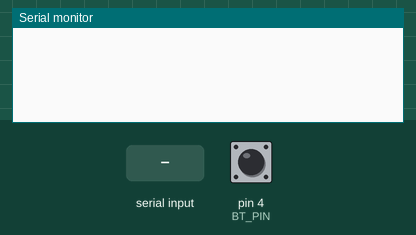
This sketch was run on a simulated Arduino Uno, built with avr-gcc and run on an emulated ATmega328P. Parts: the last lines printed to the serial monitor. Inputs (shaded band) come from the test bench; at power-on: pin 4 (BT_PIN) HIGH.

Above: at 1.2 s.
1.3 s: pin 4 (BT_PIN) pulled LOW for 1 s
At 2.7 s:
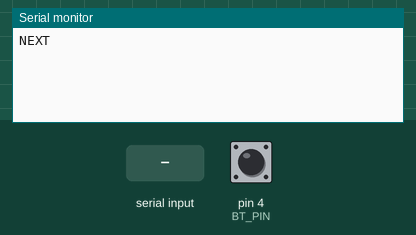
3.8 s: "1\n" received over the second serial link
At 5.0 s:
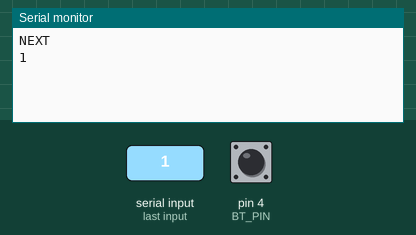
5.3 s: "0\n" received over the second serial link
At 6.4 s:
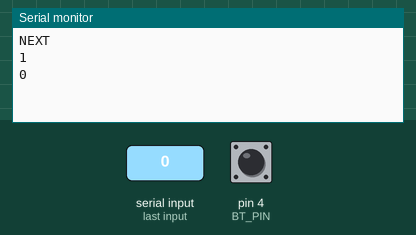

Measured:
- after the input at 1.3 s, the serial monitor: prints a new line after 0.21 s (image 1)
- after the input at 3.8 s, the serial monitor: prints a new line at once (image 2)
- after the input at 5.3 s, the serial monitor: prints a new line at once (image 3)

The sketch:

BTPedal_proto.ino
```cpp
/*
 BTPedal

 Pedal Bluetooth para cambiar de página PDF en aplicacion PDFScore (Prototipo en arduino)

 Circuito
 * Pin 2 conectado a TX modulo BT
 * Pin 3 conectado a RX modulo BT con divisor resistivo para 3,3V
 * Pin 4 como entrada digital pullup para pulsador

 created 30/12/16
 by Warrior / Warcom Ing.

 */

#include <SoftwareSerial.h>

//pines
#define RX_PIN 2
#define TX_PIN 3
#define BT_PIN 4

//comandos BT
#define NEXT_CMD "NEXT"
#define PREV_CMD "PREV"

//Variables generales
SoftwareSerial BT1(RX_PIN,TX_PIN); // Pin RX, TX de Arduino (cruzarlos con los del módulo BT)
//boton
int btState = HIGH;
long lastDebounceTime = 0;
boolean btFlag = false;
const long debounceDelay = 300;

void setup()
   {
       Serial.begin(9600);
       BT1.begin(9600);

       pinMode(BT_PIN,INPUT_PULLUP);

       //Configuracion del modulo BT (descomentar para configurarlo automaticamente)
       /*
       delay(15000); //Esperar 15 segundos para conectar el modulo
       //nombre modulo
       BT1.print("AT+NAMEBTPEDAL\n");
       delay(1000);
       //Pin (contraseña)
       BT1.print("AT+PIN0000\n");
       delay(1000);
       //velocidad transmision (4 = 9600)
       BT1.print("AT+BAUD4\n");
       delay(1000);
       */

   }
void loop()
   {
       //leemos pulsador
       btState = digitalRead(BT_PIN);

       //filtramos rebote
       if ( (millis() - lastDebounceTime) > debounceDelay) {
         //no pulsado (pullup)
         if ( btState == HIGH ) {
           btFlag = false;
           lastDebounceTime = millis();
         }
         //pulsado
         else if ( btState == LOW )  {
           //enviamos comando NEXT
           if (!btFlag)
           {
             BT1.write(NEXT_CMD);
             BT1.write("\r\n");
             Serial.write(NEXT_CMD);
             Serial.write("\n");
           }
           btFlag = true;

           lastDebounceTime = millis();
         }
       }

       //DEBUG SERIE
       //===========

       //si Bluetooth con datos, escribimos lo que leemos en el puerto serie de Arduino
       if (BT1.available())
       {
           Serial.write(BT1.read());
       }

       //si serie con datos, enviamos a BT lo que leemos por serie de Arduino
       if (Serial.available())
          {
             //ojo, necesita retorno de carro \n al final de la línea. La consola serie de Arduino
             //permite enviar todo de golpe y añadir retorno de carro al final
             BT1.print(Serial.read());
          }
  }
```
